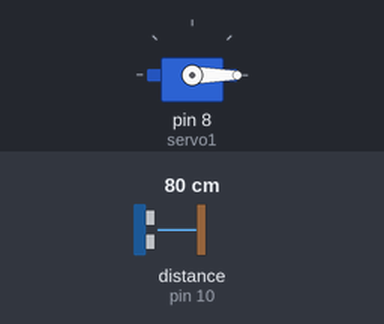
The sketch below on a simulated Arduino Uno, built with avr-gcc and run on an emulated ATmega328P. Parts: servo. Wiring (inferred from the names in the program): ultrasonic range finder: trigger pin 9; echo pin 10. The test bench sets the inputs (shaded band); at power-on: distance to the obstacle (sensor on pin 10) 80 cm. The echo pulse lasts 58.3 µs per cm; what the sketch prints to the serial monitor is not drawn.

Above: at 0.05 s.
At 14.0 s:
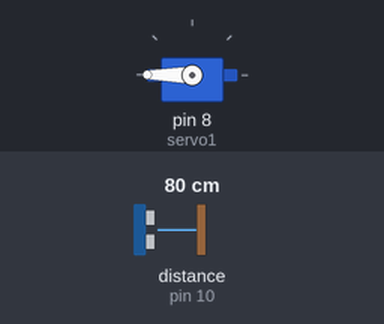
Timing chart, 0 to 18.2 s (numbered marks = the images above):
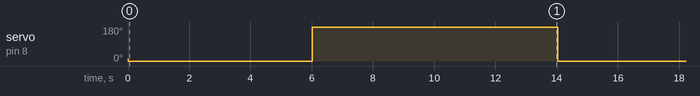

The sketch:

s4mpah_asli.ino
```cpp
#include <Servo.h>
Servo servo1;
const int pinTRIGGER = 9;
const int pinECHO = 10;
int angle = 11;
long duration;
int distance;

void setup()
{
  Serial.begin(9600);
  servo1.attach(8);
  servo1.write(angle);
  pinMode(pinTRIGGER, OUTPUT);
  pinMode(pinECHO, INPUT);

}

void loop()
{
  digitalWrite(pinTRIGGER, LOW);
  delayMicroseconds(2);
  digitalWrite(pinTRIGGER, HIGH);
  delayMicroseconds(10);
  digitalWrite(pinTRIGGER, LOW);

  duration = pulseIn(pinECHO, HIGH);
  distance = (duration / 2);

  Serial.print("Distance");
  Serial.println(distance);
  delay(10);

  if (distance >9)
{ servo1.write(0);
delay(6000);
}
  else (distance <10);
{servo1.write(180);
delay(8000);

}
}
```

Measured:
- by itself, servo on pin 8 (servo1): alternates 180° for 8.0 s and 0° for 6.0 s
